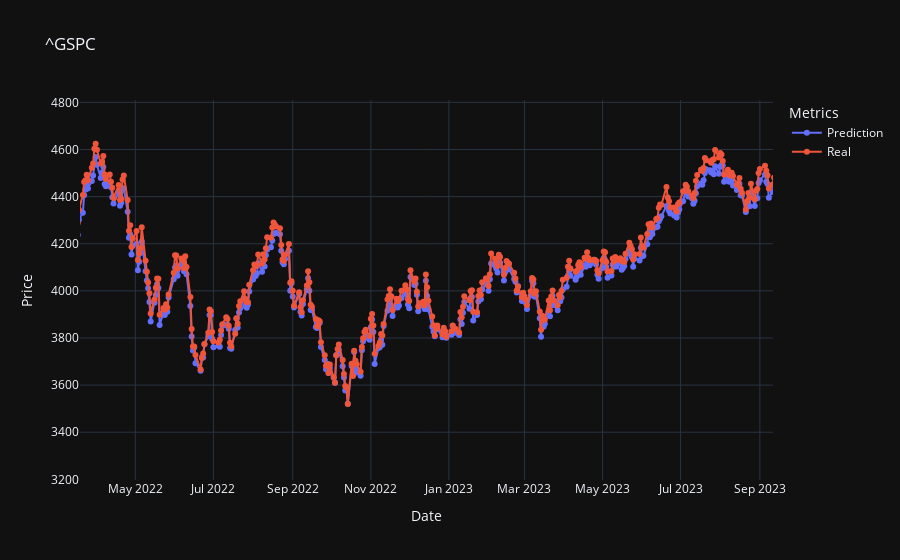
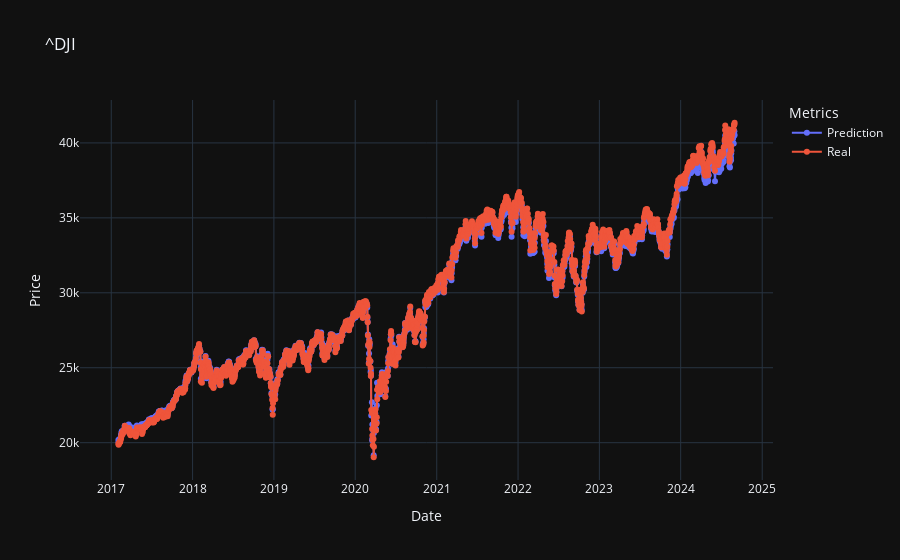

The code cell stored with these charts, in order, in its notebook:
### Code cell
from src.data.make_dataset import load_list, get_stock_data
from src.models.StockModel import StockModel
window_size = 20
start_date = '2017-01-01'
end_date = '2024-09-01'
feature_columns = ['Close', 'Open', 'Volume', 'Range', 'Gap', 'RSI']
target = "Open"

# Test data
test_data = get_stock_data(["^GSPC", "^DJI"], "1d", start_date, end_date)

stock_model = StockModel(window_size=window_size, feature_columns=feature_columns, target_name=target, export=False)
stock_model.load("2024-09-02_23-24-54")

metrics_dict, mean_metrics = stock_model.evaluate_many(test_data, graph=True)
print(metrics_dict)
print(mean_metrics)

### Figure 1 — Plotly figure (JSON) as saved in the notebook; plotly's stock layout.template omitted (floating-point values rounded to 4 significant figures; data arrays with more than 128 entries replaced by an {"elided": "..."} marker saying what was removed)
{"data": [{"mode": "lines+markers", "name": "Prediction", "type": "scatter", "x": {"elided": "1907 str values"}, "y": {"elided": "1907 float values"}}, {"mode": "lines+markers", "name": "Real", "type": "scatter", "x": {"elided": "1907 str values"}, "y": {"elided": "1907 float values"}}], "layout": {"autosize": true, "legend": {"title": {"text": "Metrics"}}, "title": {"text": "^GSPC"}, "xaxis": {"autorange": false, "range": ["2022-03-18 18:19:12.1552", "2023-09-11 05:45:03.8793"], "title": {"text": "Date"}, "type": "date"}, "yaxis": {"autorange": false, "range": [3197.0, 4810.0], "title": {"text": "Price"}, "type": "linear"}}}

### Figure 2 — Plotly figure (JSON) as saved in the notebook; plotly's stock layout.template omitted (floating-point values rounded to 4 significant figures; data arrays with more than 128 entries replaced by an {"elided": "..."} marker saying what was removed)
{"data": [{"mode": "lines+markers", "name": "Prediction", "type": "scatter", "x": {"elided": "1907 str values"}, "y": {"elided": "1907 float values"}}, {"mode": "lines+markers", "name": "Real", "type": "scatter", "x": {"elided": "1907 str values"}, "y": {"elided": "1907 float values"}}], "layout": {"autosize": true, "legend": {"title": {"text": "Metrics"}}, "title": {"text": "^DJI"}, "xaxis": {"autorange": true, "range": ["2016-08-11 15:13:57.931", "2025-02-20 08:46:02.069"], "title": {"text": "Date"}, "type": "date"}, "yaxis": {"autorange": true, "range": [17190.0, 43190.0], "title": {"text": "Price"}, "type": "linear"}}}
